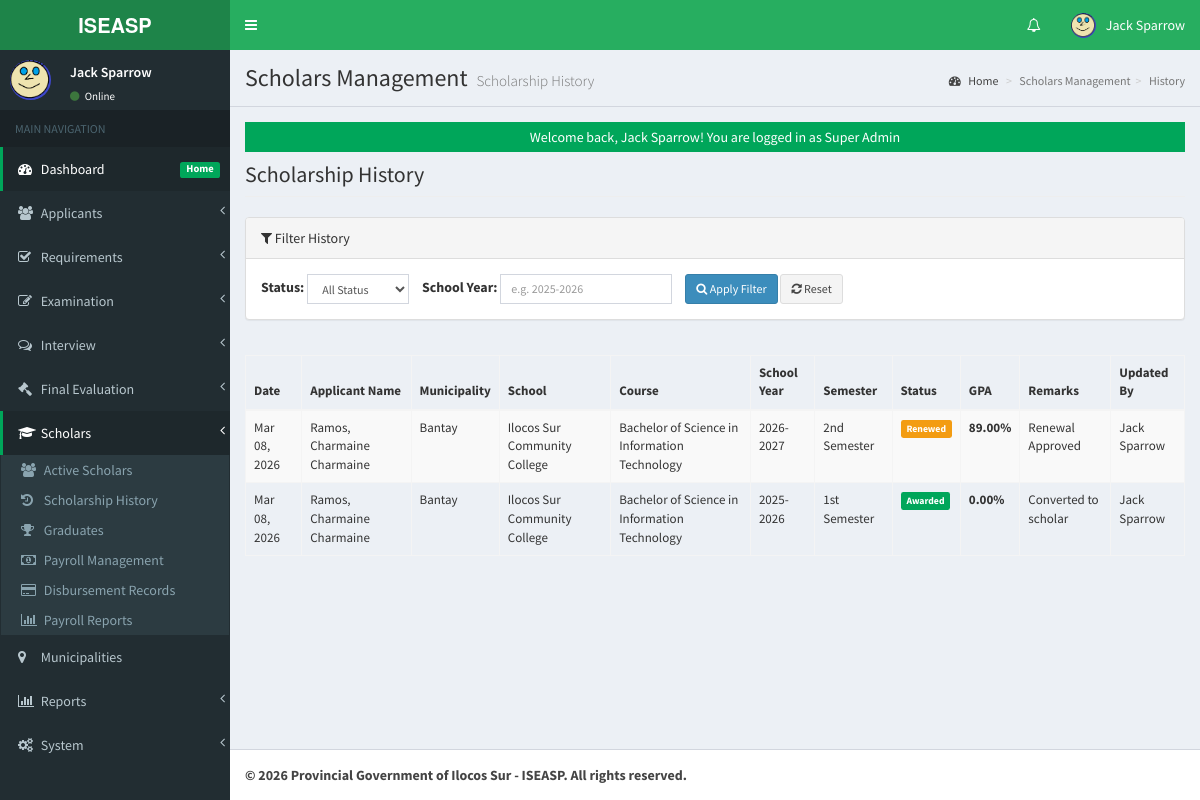
The page /admin/scholars/index.php?view=history (signed in) on the database its author committed.
### tables this page shows
CREATE TABLE `tblusers` (
  `USERID` int(11) NOT NULL AUTO_INCREMENT,
  `FULLNAME` varchar(150) NOT NULL,
  `USERNAME` varchar(100) NOT NULL,
  `PASS` varchar(255) NOT NULL,
  `ROLE` enum('Super Admin','Admin','Evaluator','Staff') DEFAULT 'Admin',
  `PICLOCATION` varchar(255) DEFAULT NULL,
  `EMAIL` varchar(150) DEFAULT NULL,
  `DATECREATED` datetime DEFAULT current_timestamp(),
  `LAST_LOGIN` datetime DEFAULT NULL,
  `LAST_ACTIVITY` datetime DEFAULT NULL,
  `IP_ADDRESS` varchar(45) DEFAULT NULL,
  PRIMARY KEY (`USERID`),
  UNIQUE KEY `USERNAME` (`USERNAME`),
  KEY `idx_username` (`USERNAME`),
  KEY `idx_role` (`ROLE`)
);

CREATE TABLE `tbl_scholarship_history` (
  `HISTORY_ID` int(11) NOT NULL AUTO_INCREMENT,
  `APPLICANTID` int(11) NOT NULL,
  `SCHOOL_YEAR` varchar(20) NOT NULL,
  `SEMESTER` enum('1st Semester','2nd Semester','Summer') NOT NULL,
  `STATUS` enum('Applied','Exam Taken','Interviewed','Awarded','Renewed','Graduated') NOT NULL,
  `GPA` decimal(5,2) DEFAULT NULL,
  `REMARKS` text DEFAULT NULL,
  `UPDATED_BY` int(11) DEFAULT NULL,
  `UPDATED_AT` timestamp NOT NULL DEFAULT current_timestamp(),
  PRIMARY KEY (`HISTORY_ID`),
  KEY `APPLICANTID` (`APPLICANTID`),
  KEY `UPDATED_BY` (`UPDATED_BY`),
  KEY `idx_applicant` (`APPLICANTID`),
  KEY `idx_updated_by` (`UPDATED_BY`),
  CONSTRAINT `fk_history_applicant` FOREIGN KEY (`APPLICANTID`) REFERENCES `tbl_applicants` (`APPLICANTID`) ON DELETE CASCADE,
  CONSTRAINT `fk_history_updater` FOREIGN KEY (`UPDATED_BY`) REFERENCES `tblusers` (`USERID`) ON DELETE SET NULL
);

CREATE TABLE `tbl_applicants` (
  `APPLICANTID` int(11) NOT NULL AUTO_INCREMENT,
  `FIRSTNAME` varchar(100) NOT NULL,
  `MIDDLENAME` varchar(100) DEFAULT NULL,
  `LASTNAME` varchar(100) NOT NULL,
  `SUFFIX` varchar(10) DEFAULT NULL,
  `LRN` varchar(12) DEFAULT NULL,
  `BIRTHDATE` date DEFAULT NULL,
  `BIRTHPLACE` varchar(200) DEFAULT NULL,
  `GENDER` enum('Male','Female','Other') DEFAULT NULL,
  `CIVIL_STATUS` enum('Single','Married','Widowed','Separated') DEFAULT 'Single',
  `RELIGION` varchar(100) DEFAULT NULL,
  `NATIONALITY` varchar(50) DEFAULT 'Filipino',
  `PERMANENT_ADDRESS` text DEFAULT NULL,
  `CURRENT_ADDRESS` text DEFAULT NULL,
  `DISTRICT` varchar(100) DEFAULT NULL,
  `MUNICIPALITY` varchar(100) DEFAULT NULL,
  `BARANGAY` varchar(100) DEFAULT NULL,
  `COURSE` varchar(150) NOT NULL,
  `SCHOOL` varchar(150) NOT NULL,
  `YEARLEVEL` varchar(50) NOT NULL,
  `GPA` decimal(5,2) DEFAULT NULL,
  `CONTACT` varchar(20) NOT NULL,
  `EMAIL` varchar(150) NOT NULL,
  `FACEBOOK_URL` varchar(255) DEFAULT NULL,
  `EMERGENCY_CONTACT_NAME` varchar(150) DEFAULT NULL,
  `EMERGENCY_CONTACT_NUMBER` varchar(20) DEFAULT NULL,
  `EMERGENCY_CONTACT_RELATION` varchar(50) DEFAULT NULL,
  `APPLICATION_TYPE` enum('New Applicant','Renewal') DEFAULT 'New Applicant',
  `SCHOOL_YEAR` varchar(20) DEFAULT NULL,
  `SEMESTER` enum('1st Semester','2nd Semester','Summer') DEFAULT '1st Semester',
  `IS_4PS_BENEFICIARY` enum('Yes','No') DEFAULT 'No',
  `IS_INDIGENOUS` enum('Yes','No') DEFAULT 'No',
  `FAMILY_ANNUAL_INCOME` decimal(10,2) DEFAULT NULL,
  `PARENT_OCCUPATION` varchar(100) DEFAULT NULL,
  `STATUS` enum('Pending','Approved','Rejected','For Interview','Qualified','Scholar','Graduated') DEFAULT 'Pending',
  `EXAM_STATUS` enum('Pending','Passed','Failed') DEFAULT 'Pending',
  `REQUIREMENT_STATUS` enum('Complete','Incomplete','Pending') DEFAULT 'Pending',
  `REQUIREMENT_DATE` datetime DEFAULT NULL,
  `EXAM_SLIP_NUMBER` varchar(50) DEFAULT NULL,
  `EXAM_SLIP_GENERATED` datetime DEFAULT NULL,
  `EXAM_DATE` date DEFAULT NULL,
  `EXAM_TIME` time DEFAULT NULL,
  `EXAM_VENUE` varchar(255) DEFAULT NULL,
  `EXAM_NOTES` text DEFAULT NULL,
  `CREATED_BY` int(11) NOT NULL,
  `DATECREATED` datetime DEFAULT current_timestamp(),
  `UPDATED_BY` int(11) DEFAULT NULL,
  `LAST_UPDATED` datetime DEFAULT NULL ON UPDATE current_timestamp(),
  PRIMARY KEY (`APPLICANTID`),
  KEY `CREATED_BY` (`CREATED_BY`),
  KEY `idx_lrn` (`LRN`),
  KEY `idx_status` (`STATUS`),
  KEY `idx_exam_status` (`EXAM_STATUS`),
  KEY `idx_requirement_status` (`REQUIREMENT_STATUS`),
  KEY `idx_school_year` (`SCHOOL_YEAR`),
  KEY `idx_municipality` (`MUNICIPALITY`),
  KEY `idx_district` (`DISTRICT`),
  KEY `idx_datecreated` (`DATECREATED`),
  KEY `idx_updated_by` (`UPDATED_BY`),
  CONSTRAINT `fk_applicant_creator` FOREIGN KEY (`CREATED_BY`) REFERENCES `tblusers` (`USERID`),
  CONSTRAINT `fk_applicant_updater` FOREIGN KEY (`UPDATED_BY`) REFERENCES `tblusers` (`USERID`) ON DELETE SET NULL
);

### admin/scholars/history.php (the view, shortened to what the rows shown need)
<?php
global $mydb;
?>
<div class="row">
    <div class="col-lg-12">
        <h1 class="page-header">Scholarship History</h1>
    </div>
</div>
<div class="table-responsive">
    <table id="dash-table" class="table table-striped table-bordered table-hover" style="font-size:13px">
        <thead>
            <tr>
                <th>Date</th>
                <th>Applicant Name</th>
                <th>Municipality</th>
                <th>School</th>
                <th>Course</th>
                <th>School Year</th>
                <th>Semester</th>
                <th>Status</th>
                <th>GPA</th>
                <th>Remarks</th>
                <th>Updated By</th>
            </tr>
        </thead>
        <tbody>
            <?php
            $where = array();
            $where_clause = !empty($where) ? "WHERE " . implode(" AND ", $where) : "";
            $sql = "
                SELECT
                    h.*,
                    a.LASTNAME, a.FIRSTNAME, a.MIDDLENAME, a.SUFFIX,
                    a.MUNICIPALITY, a.SCHOOL, a.COURSE,
                    u.FULLNAME as UPDATED_BY_NAME
                FROM tbl_scholarship_history h
                INNER JOIN tbl_applicants a ON h.APPLICANTID = a.APPLICANTID
                LEFT JOIN tblusers u ON h.UPDATED_BY = u.USERID
                $where_clause
                ORDER BY h.UPDATED_AT DESC
            ";
            $mydb->setQuery($sql);
            $mydb->executeQuery();
            $history = $mydb->loadResultList();
            foreach ($history as $h):
                $status_color = match($h->STATUS) {
                    'Applied' => 'label-default',
                    'Exam Taken' => 'label-info',
                    'Interviewed' => 'label-primary',
                    'Awarded' => 'label-success',
                    'Renewed' => 'label-warning',
                    'Graduated' => 'label-success',
                    default => 'label-default'
                };
            ?>
            <tr>
                <td><?= date('M d, Y', strtotime($h->UPDATED_AT)) ?></td>
                <td><?= htmlspecialchars($h->LASTNAME . ', ' . $h->FIRSTNAME . ' ' . ($h->MIDDLENAME ?? '') . ' ' . ($h->SUFFIX ?? '')) ?></td>
                <td><?= htmlspecialchars($h->MUNICIPALITY ?? 'N/A') ?></td>
                <td><?= htmlspecialchars($h->SCHOOL ?? 'N/A') ?></td>
                <td><?= htmlspecialchars($h->COURSE ?? 'N/A') ?></td>
                <td><?= $h->SCHOOL_YEAR ?></td>
                <td><?= $h->SEMESTER ?></td>
                <td><span class="label <?= $status_color ?>"><?= $h->STATUS ?></span></td>
                <td><strong><?= $h->GPA ?>%</strong></td>
                <td><?= htmlspecialchars($h->REMARKS ?? '') ?></td>
                <td><?= htmlspecialchars($h->UPDATED_BY_NAME ?? 'N/A') ?></td>
            </tr>
            <?php endforeach; ?>
        </tbody>
    </table>
</div>

### admin/theme/templates.php (shortened to what the rows shown need)
<!DOCTYPE html>
<html>
<head>
    <link rel="stylesheet" href="<?php echo web_root;?>bootstrap/css/bootstrap.min.css">
    <link rel="stylesheet" href="<?php echo web_root;?>plugins/font-awesome/css/font-awesome.min.css">
    <link rel="stylesheet" href="<?php echo web_root;?>dist/css/AdminLTE.min.css">
    <link rel="stylesheet" href="<?php echo web_root;?>dist/css/skins/_all-skins.min.css">
    <link rel="stylesheet" href="<?php echo web_root;?>plugins/iCheck/flat/blue.css">
    <link rel="stylesheet" href="<?php echo web_root;?>plugins/datatables/dataTables.bootstrap.css">
    <link rel="stylesheet" href="<?php echo web_root;?>plugins/datepicker/datepicker3.css">
    <link rel="stylesheet" href="<?php echo web_root;?>plugins/daterangepicker/daterangepicker-bs3.css">
    <link rel="stylesheet" href="<?php echo web_root;?>plugins/bootstrap-wysihtml5/bootstrap3-wysihtml5.min.css">
</head>
<body class="hold-transition skin-green fixed sidebar-mini">
    <div class="wrapper">
        <header class="main-header">
            <nav class="navbar navbar-static-top" role="navigation">
                <div class="navbar-custom-menu">
                    <ul class="nav navbar-nav">
                        <?php
                        $user = New User();
                        $singleuser = $user->single_user($_SESSION['ADMIN_USERID']);
                        ?>
                        <li class="dropdown user user-menu">
                            <a href="#" class="dropdown-toggle" data-toggle="dropdown">
                                <img src="<?php echo web_root.'admin/user/photos/'. $singleuser->PICLOCATION;?>" class="user-image" alt="User Image">
                                <span class="hidden-xs"><?php echo $singleuser->FULLNAME; ?></span>
                            </a>
                        </li>
                    </ul>
                </div>
            </nav>
        </header>
        <aside class="main-sidebar">
            <section class="sidebar">
                <div class="user-panel">
                    <div class="pull-left image">
                        <img src="<?php echo web_root.'admin/user/photos/'. $singleuser->PICLOCATION;?>" class="img-circle" alt="User Image"  style="height: 40px;">
                    </div>
                    <div class="pull-left info">
                        <p><?php echo $singleuser->FULLNAME; ?></p>
                        <a href="#"><i class="fa fa-circle text-success"></i> Online</a>
                    </div>
                </div>
            </section>
        </aside>
        <div class="content-wrapper">
            <section class="content-header">
                <h1>
                    <?php echo isset($title) ? $title : 'Dashboard'; ?>
                    <small><?php echo isset($subtitle) ? $subtitle : 'Control Panel'; ?></small>
                </h1>
            </section>
            <section class="content">
                <?php
                if (isset($content) && file_exists($content)) {
                    require_once $content;
                } else {
                    echo '<div class="alert alert-danger">Content file not found!</div>';
                }
                ?>
            </section>
        </div>
    </div>
</body>
</html>

### rows shown on the page
tblusers: PICLOCATION (picture), FULLNAME "Jack Sparrow"
tbl_scholarship_history: UPDATED_AT "Mar 08, 2026", APPLICANTID.SUFFIX "Ramos, Charmaine Charmaine", APPLICANTID.MUNICIPALITY "Bantay", APPLICANTID.SCHOOL "Ilocos Sur Community College", APPLICANTID.COURSE "Bachelor of Science in Information Technology", SCHOOL_YEAR "2026-2027", SEMESTER "2nd Semester", STATUS "Renewed", GPA "89.00", REMARKS "Renewal Approved", UPDATED_BY.FULLNAME "Jack Sparrow"
tbl_scholarship_history: UPDATED_AT "Mar 08, 2026", APPLICANTID.SUFFIX "Ramos, Charmaine Charmaine", APPLICANTID.MUNICIPALITY "Bantay", APPLICANTID.SCHOOL "Ilocos Sur Community College", APPLICANTID.COURSE "Bachelor of Science in Information Technology", SCHOOL_YEAR "2025-2026", SEMESTER "1st Semester", STATUS "Awarded", GPA "0.00", REMARKS "Converted to scholar", UPDATED_BY.FULLNAME "Jack Sparrow"

### other values the page prints
$title "Scholars Management"
$subtitle "Scholarship History"
str_replace('_', ' ', $_GET['view']) "History"
$_SESSION['message'] "Welcome back, Jack Sparrow! You are logged in as Super Admin"
